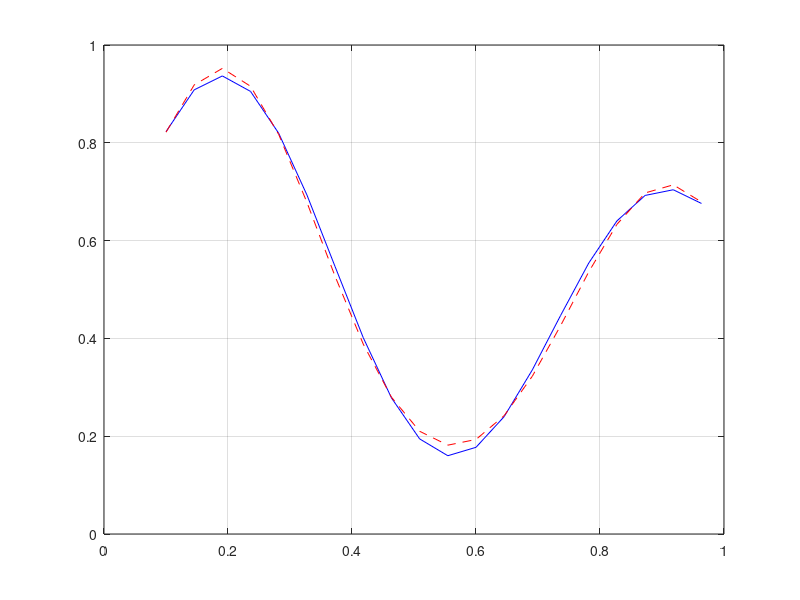

Write MATLAB code to recreate this figure.
clc
clear all
close all


x = 0.1:1/22:1;
d = ((1 + 0.6*sin(2*pi*x/0.7)) + 0.3*sin(2*pi*x))/2;

plot(x, d, 'b');
hold on;

%% RBF parametrai 
% centrai ir spinduliai
c1 = 0.19;  
r1 = 0.16;

c2 = 0.91;  
r2 = 0.16;

% svoriai ir bias
w1 = randn(1)*0.5;
w2 = randn(1)*0.5;
b1 = randn(1)*0.5; 

eta = 0.1; % mokymosi greitis

%% mokymo ciklas 2 sluoksnis
for iter = 1:90
    for i = 1:length(x)
        %  RBF funkcijos
        F1 = exp(-((x(i) - c1)^2) / (2 * r1^2));
        F2 = exp(-((x(i) - c2)^2) / (2 * r2^2));

        % isejimo sluoksnis
        v = F1*w1 + F2*w2 + b1;
        y = v; %aktyvacija, tiesine f

        
        e = d(i) - y;

        %svoriu atbaujinimas
        w1 = w1 + eta * e * F1;
        w2 = w2 + eta * e * F2;

        b1 = b1 + eta * e;
    end
end

%% testavimas
x_new = 0.1:1/22:1;
Y = zeros(1, length(x_new));

for i = 1:length(x_new)
    % skaiciuojam RBF reiksmes
    F1 = exp(-((x_new(i) - c1)^2) / (2 * r1^2));
    F2 = exp(-((x_new(i) - c2)^2) / (2 * r2^2));

    % isejimas
    Y(i) = F1*w1 + F2*w2 + b1;
end

plot(x_new, Y, 'r--');
grid on;
